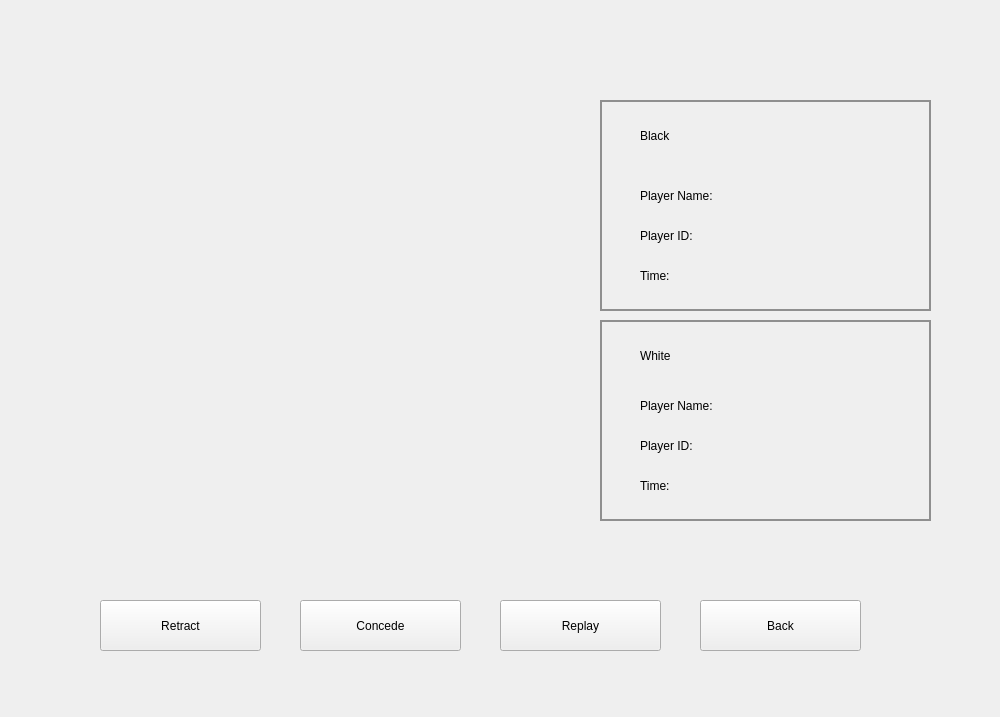
<?xml version="1.0" encoding="UTF-8"?>
<ui version="4.0">
 <class>game</class>
 <widget class="QWidget" name="game">
  <property name="geometry">
   <rect>
    <x>0</x>
    <y>0</y>
    <width>1000</width>
    <height>717</height>
   </rect>
  </property>
  <property name="windowTitle">
   <string>Form</string>
  </property>
  <widget class="QLabel" name="black">
   <property name="geometry">
    <rect>
     <x>640</x>
     <y>120</y>
     <width>241</width>
     <height>31</height>
    </rect>
   </property>
   <property name="text">
    <string>Black</string>
   </property>
  </widget>
  <widget class="QLabel" name="white">
   <property name="geometry">
    <rect>
     <x>640</x>
     <y>340</y>
     <width>241</width>
     <height>31</height>
    </rect>
   </property>
   <property name="text">
    <string>White</string>
   </property>
  </widget>
  <widget class="QLabel" name="blackName">
   <property name="geometry">
    <rect>
     <x>640</x>
     <y>180</y>
     <width>241</width>
     <height>31</height>
    </rect>
   </property>
   <property name="text">
    <string>Player Name:</string>
   </property>
  </widget>
  <widget class="QLabel" name="blackTime">
   <property name="geometry">
    <rect>
     <x>640</x>
     <y>260</y>
     <width>241</width>
     <height>31</height>
    </rect>
   </property>
   <property name="text">
    <string>Time:</string>
   </property>
  </widget>
  <widget class="QLabel" name="whiteTime">
   <property name="geometry">
    <rect>
     <x>640</x>
     <y>470</y>
     <width>241</width>
     <height>31</height>
    </rect>
   </property>
   <property name="text">
    <string>Time:</string>
   </property>
  </widget>
  <widget class="QLabel" name="whiteName">
   <property name="geometry">
    <rect>
     <x>640</x>
     <y>390</y>
     <width>241</width>
     <height>31</height>
    </rect>
   </property>
   <property name="text">
    <string>Player Name:</string>
   </property>
  </widget>
  <widget class="QLabel" name="blackID">
   <property name="geometry">
    <rect>
     <x>640</x>
     <y>220</y>
     <width>241</width>
     <height>31</height>
    </rect>
   </property>
   <property name="text">
    <string>Player ID:</string>
   </property>
  </widget>
  <widget class="QLabel" name="whiteID">
   <property name="geometry">
    <rect>
     <x>640</x>
     <y>430</y>
     <width>241</width>
     <height>31</height>
    </rect>
   </property>
   <property name="text">
    <string>Player ID:</string>
   </property>
  </widget>
  <widget class="QPushButton" name="retractBtn">
   <property name="geometry">
    <rect>
     <x>100</x>
     <y>600</y>
     <width>161</width>
     <height>51</height>
    </rect>
   </property>
   <property name="text">
    <string>Retract</string>
   </property>
  </widget>
  <widget class="QPushButton" name="concedeBtn">
   <property name="geometry">
    <rect>
     <x>300</x>
     <y>600</y>
     <width>161</width>
     <height>51</height>
    </rect>
   </property>
   <property name="text">
    <string>Concede</string>
   </property>
  </widget>
  <widget class="QPushButton" name="replayBtn">
   <property name="geometry">
    <rect>
     <x>500</x>
     <y>600</y>
     <width>161</width>
     <height>51</height>
    </rect>
   </property>
   <property name="text">
    <string>Replay</string>
   </property>
  </widget>
  <widget class="QPushButton" name="backBtn">
   <property name="geometry">
    <rect>
     <x>700</x>
     <y>600</y>
     <width>161</width>
     <height>51</height>
    </rect>
   </property>
   <property name="text">
    <string>Back</string>
   </property>
  </widget>
  <widget class="QPushButton" name="blackTurnPtn">
   <property name="enabled">
    <bool>false</bool>
   </property>
   <property name="geometry">
    <rect>
     <x>600</x>
     <y>100</y>
     <width>331</width>
     <height>211</height>
    </rect>
   </property>
   <property name="styleSheet">
    <string notr="true">background-color: rgba(0, 0, 0, 0);
border:2px solid ;
border-color: rgb(143, 143, 143);</string>
   </property>
   <property name="text">
    <string/>
   </property>
  </widget>
  <widget class="QPushButton" name="whiteTurnPtn">
   <property name="enabled">
    <bool>false</bool>
   </property>
   <property name="geometry">
    <rect>
     <x>600</x>
     <y>320</y>
     <width>331</width>
     <height>201</height>
    </rect>
   </property>
   <property name="styleSheet">
    <string notr="true">background-color: rgba(0, 0, 0, 0);
border:2px solid ;
border-color: rgb(143, 143, 143);</string>
   </property>
   <property name="text">
    <string/>
   </property>
  </widget>
 </widget>
 <resources/>
 <connections/>
</ui>
